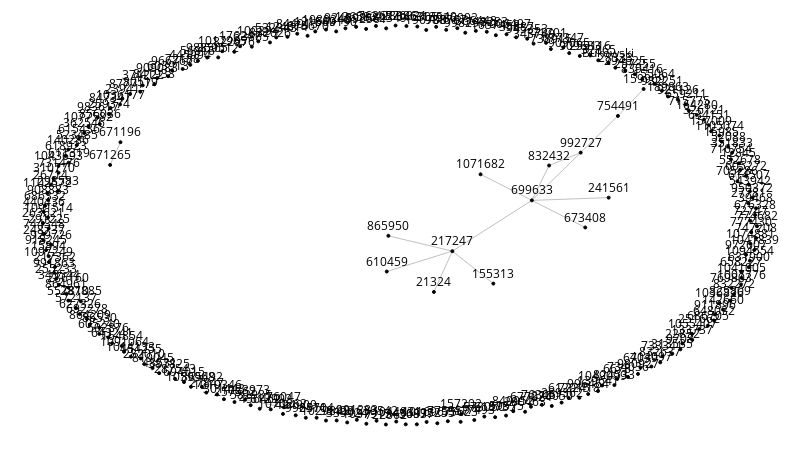

Write notebook code for a chart like this one.
### Code cell
sn.node_size = 3
sn.node_color = (0, 0, 0)
sn.edge_width = 1
sn.edge_color = (192, 192, 192)
sn.node_label_position = 'top center'

g = sn.load_graph('bukowski.gml')

sn.show_graph(g, nlab=True)

### Figure 1 — Plotly figure (JSON) as saved in the notebook; plotly's stock layout.template omitted (floating-point values rounded to 4 significant figures; data arrays with more than 128 entries replaced by an {"elided": "..."} marker saying what was removed)
{"data": [{"hoverinfo": "none", "line": {"color": "rgb(192, 192, 192)", "width": 1}, "mode": "lines", "x": [0.8412, 0.8052, null, 0.2831, 0.3373, null, 0.094, 0.1085, null, 0.9748, 0.9634, null, 0.9634, 0.9726, null, 0.8052, 0.7531, null, 0.03552, 0.05309, null, 0.5475, 0.5734, null, 0.7594, 0.6847, null, 0.7923, 0.6847, null, 0.6128, 0.6847, null, 0.7088, 0.7531, null, 0.7088, 0.6847, null, 0.5734, 0.4837, null, 0.5734, 0.4815, null, 0.5734, 0.6307, null, 0.5734, 0.6847, null, 0.9877, 0.9726, null, 0.6847, 0.7531, null], "y": [0.841, 0.7734, null, 0.06212, 0.04314, null, 0.6505, 0.7077, null, 0.6547, 0.6648, null, 0.6648, 0.6098, null, 0.7734, 0.6814, null, 0.3434, 0.3086, null, 0.3323, 0.4345, null, 0.4938, 0.5617, null, 0.5686, 0.5617, null, 0.627, 0.5617, null, 0.6491, 0.6814, null, 0.6491, 0.5617, null, 0.4345, 0.4729, null, 0.4345, 0.3835, null, 0.4345, 0.3531, null, 0.4345, 0.5617, null, 0.5546, 0.6098, null, 0.5617, 0.6814, null]}, {"hoverinfo": "none", "marker": {"color": "rgb(0, 0, 0)", "line": {"color": "rgb(0, 0, 0)", "width": 1}, "size": 3}, "mode": "markers+text", "text": {"elided": "233 str values"}, "textfont": {"color": "rgb(0, 0, 0)"}, "textposition": "top center", "x": {"elided": "233 float values"}, "y": {"elided": "233 float values"}}], "layout": {"height": 450, "margin": {"b": 0, "l": 0, "r": 0, "t": 0}, "showlegend": false, "width": 800, "xaxis": {"showgrid": false, "showticklabels": false, "zeroline": false}, "yaxis": {"showgrid": false, "showticklabels": false, "zeroline": false}}}
